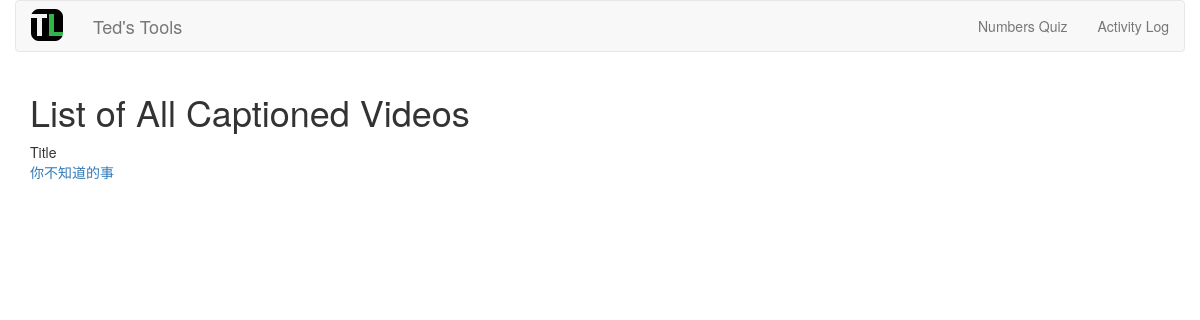
Page /caption_maker/media_list on the earlier database version.
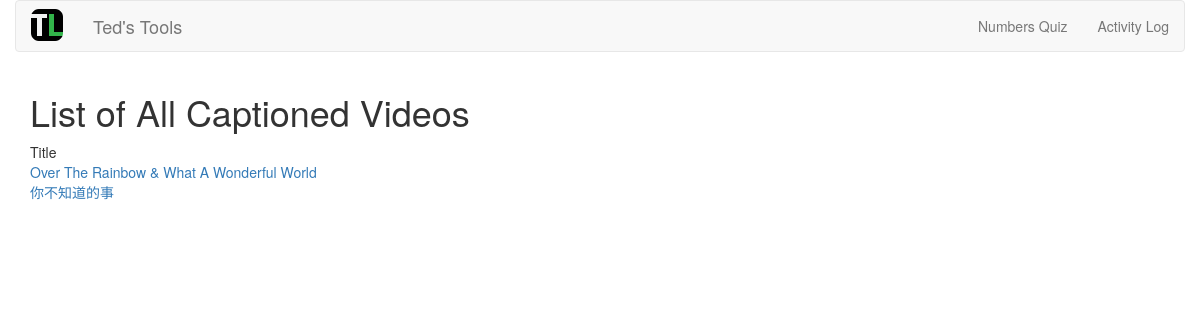
Same page on the later database version.
### caption_maker/models.py (models this page shows, shortened)
class Media(models.Model):
    media_type = models.CharField(max_length = 8)
    reference_id = models.CharField(max_length = 32)
    title = models.CharField(max_length=255)
    author = models.CharField(null=True, max_length=6)
    description = models.TextField(null=True)
    start_time = models.DecimalField(null=True, max_digits=6, decimal_places=1)
    end_time = models.DecimalField(null=True, max_digits=6, decimal_places=1)
    is_active = models.BooleanField(default=True)
    created_at = models.DateTimeField(auto_now_add=True)
    class Meta:
        ordering = ['title',]

### caption_maker/views.py (the view)
def media_list(request):
    media_list = Media.objects.all()
    context = {
        'media_list': media_list
    }
    return render(request, 'caption_maker/media_list.html', context)

### caption_maker/templates/caption_maker/media_list.html (shortened to what this page needs)
{% extends "base.html" %}
{% block content %}
<h1>List of All Captioned Videos</h1>
<table>
    <thead>
        <tr>
            <td>Title</td>
        </tr>
    </thead>
    <tbody>
        {% for media in media_list %}
        <tr>
            <td>
                <a href="{% url 'caption_maker:media_detail' media_pk=media.pk %}">
                    {{ media.title }}
                </a>
            </td>
        </tr>
        {% endfor %}
    </tbody>
</table>
{% endblock %}

### templates/base.html (shortened to what this page needs)
{% load staticfiles %}
<!DOCTYPE html>
<html lang="en">
<head>
  <link href="{% static 'css/bootstrap.min.css' %}" rel="stylesheet">
  <link href="{% static 'css/bootstrap-custom.css' %}" rel="stylesheet">
  <link href="{% static 'css/base.css' %}" rel="stylesheet">
</head>
<body>
  <div class="container-fluid">
    <nav class="navbar navbar-default">
      <div class="navbar-header">
        <a class="navbar-brand" href="{% url 'views.home' %}">
          <img alt="Brand" src="{% static 'img/tl_favicon.png' %}">
        </a>
        <a class="navbar-brand" href="{% url 'views.home' %}">Ted's Tools</a>
      </div>
      <div id="navbar" class="navbar-collapse collapse">
        <ul class="nav navbar-nav navbar-right">
          <li><a href="{% url 'views.numbers_quiz' %}">Numbers Quiz</a></li>
          <li><a href="{% url 'activity_log:home' %}">Activity Log</a></li>
        </ul>
      </div>
    </nav>
  </div>
  <div class="container">
    {% block content %}{% endblock %}
  </div>
</body>
</html>

### assets/css/base.css (style rules this page uses)
.navbar-brand img { margin-top: -7px; }

Differences in the rows shown:
added Media: title "Over The Rainbow & What A Wonderful World"
